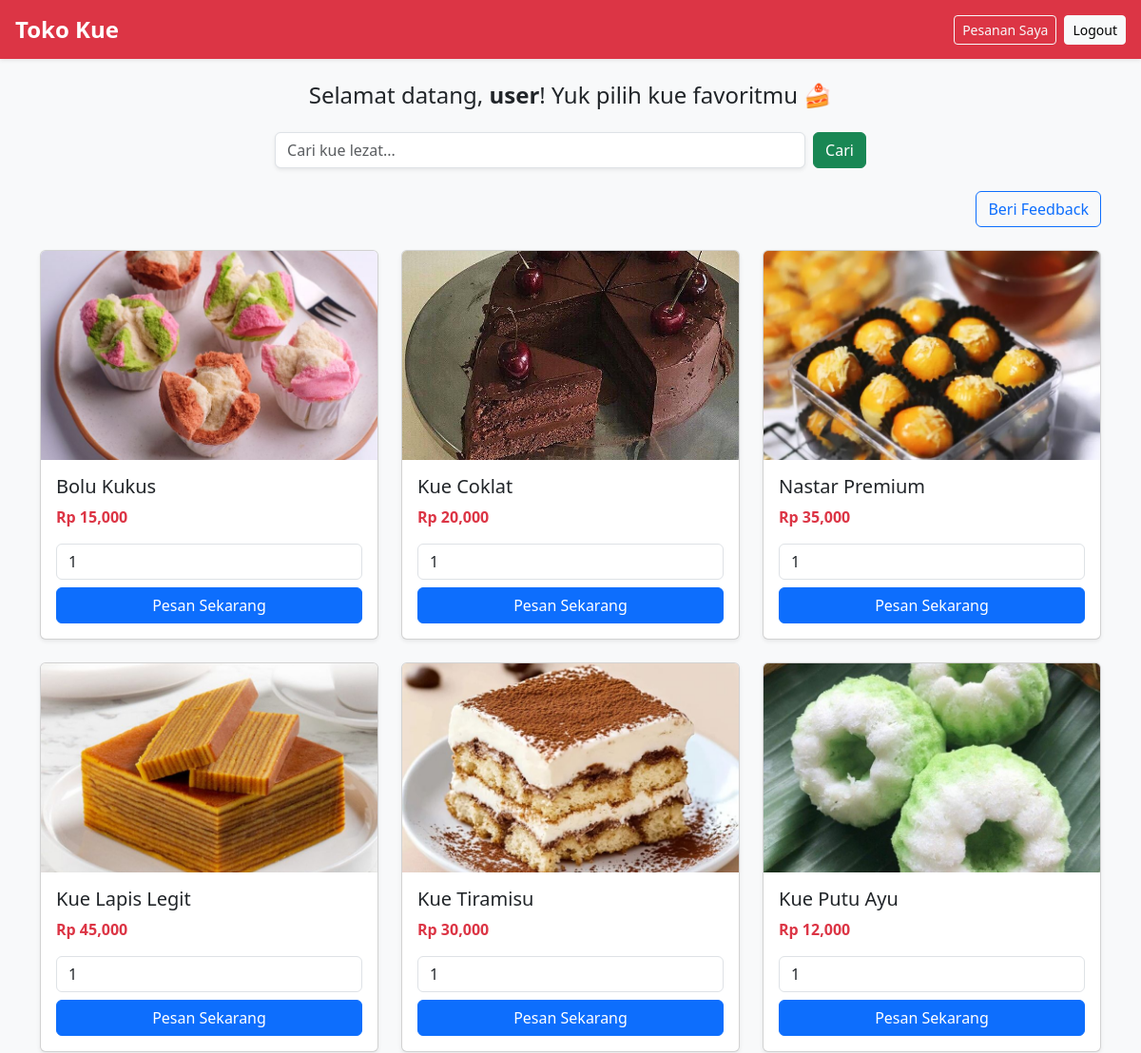
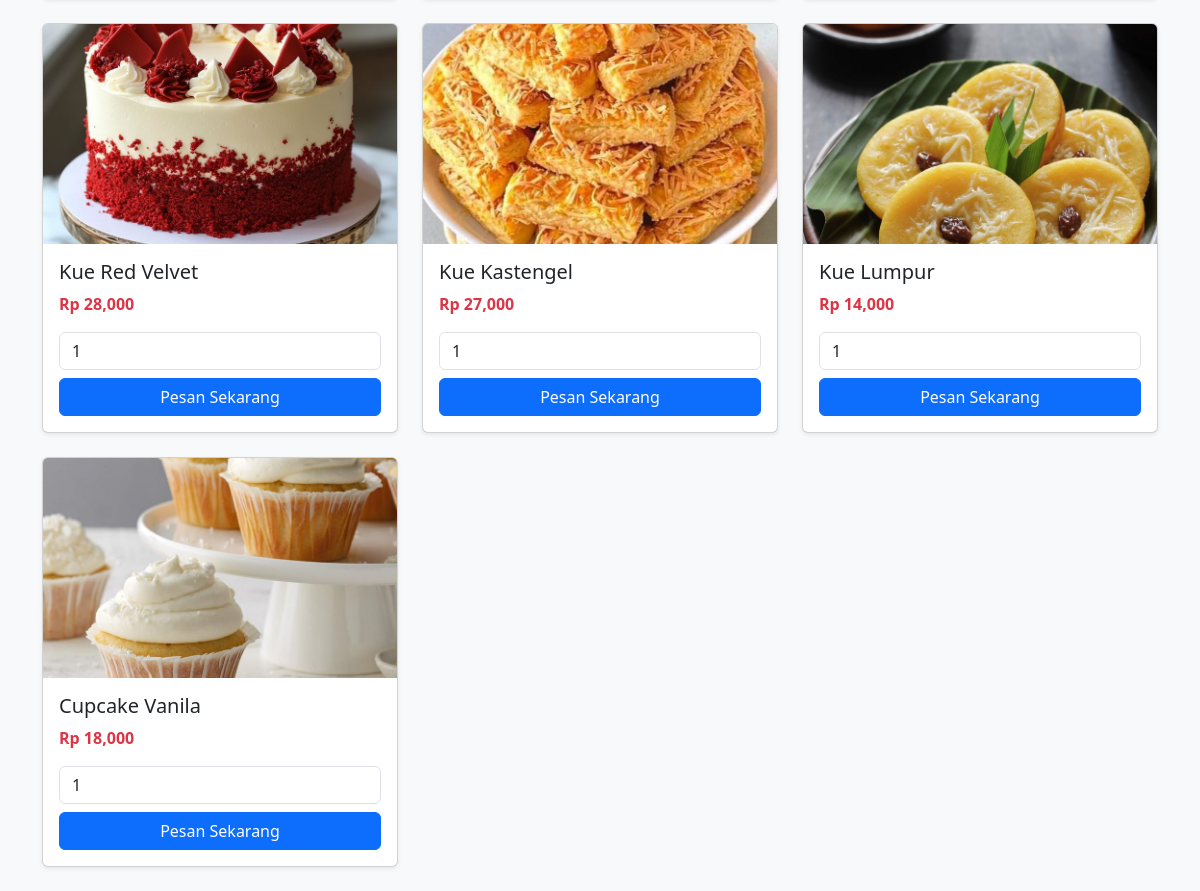
/user/katalog.php (signed in), run on the app's committed database (2 pictures, top to bottom).
### tables this page shows
CREATE TABLE `products` (
  `id` int(11) NOT NULL,
  `name` varchar(100) DEFAULT NULL,
  `description` text DEFAULT NULL,
  `price` decimal(10,2) DEFAULT NULL,
  `image` varchar(255) DEFAULT NULL
);

### user/katalog.php (the view, shortened to what this page needs)
<?php
include "../db.php";
$key = isset($_GET['key-search']) ? $_GET['key-search'] : '';
$query = "SELECT * FROM products WHERE name LIKE '%$key%'";
$produk = mysqli_query($conn, $query);
?>
<!DOCTYPE html>
<html lang="id">
<head>
    <link href="https://cdn.jsdelivr.net/npm/bootstrap@5.3.0/dist/css/bootstrap.min.css" rel="stylesheet">
</head>
<body>
<nav class="navbar navbar-expand-lg navbar-dark bg-danger px-3 shadow-sm">
    <a class="navbar-brand" href="#">Toko Kue</a>
    <div class="ms-auto d-flex gap-2">
        <a href="pesanan_saya.php" class="btn btn-outline-light btn-sm">Pesanan Saya</a>
        <a href="../logout.php" class="btn btn-light btn-sm">Logout</a>
    </div>
</nav>
<div class="container mt-4">
    <h4 class="mb-4 text-center">Selamat datang, <strong><?= $_SESSION['username']; ?></strong>! Yuk pilih kue favoritmu 🍰</h4>
    <form method="GET" class="d-flex mb-4 justify-content-center">
        <input type="text" name="key-search" class="form-control w-50 me-2 shadow-sm" placeholder="Cari kue lezat..." value="<?= htmlspecialchars($key); ?>">
        <button class="btn btn-success">Cari</button>
    </form>
<div class="text-end mt-3 mb-4">
    <a href="feedback.php" class="btn btn-outline-primary">Beri Feedback</a>
</div>
    <div class="row">
        <?php if (mysqli_num_rows($produk) > 0): ?>
            <?php while ($row = mysqli_fetch_assoc($produk)): ?>
                <div class="col-md-4 mb-4">
                    <div class="card h-100 shadow-sm">
                        <img src="../assets/img/<?= $row['image']; ?>" class="card-img-top" style="height:220px; object-fit:cover">
                        <div class="card-body">
                            <h5 class="card-title"><?= $row['name']; ?></h5>
                            <p class="card-text text-danger fw-semibold">Rp <?= number_format($row['price']); ?></p>
                            <form action="pesan.php" method="POST">
                                <input type="number" name="quantity" min="1" value="1" class="form-control mb-2" required>
                                <button class="btn btn-primary w-100">Pesan Sekarang</button>
                            </form>
                        </div>
                    </div>
                </div>
            <?php endwhile; ?>
        <?php else: ?>
            <div class="col-12 text-center">
                <div class="alert alert-warning">Produk tidak ditemukan.</div>
            </div>
        <?php endif; ?>
    </div>
</div>
</body>
</html>

### user/katalog.php (style rules this page uses)
body { background-color: #f8f9fa; }
.navbar-brand { font-weight: bold; font-size: 1.5rem; }

### data on the page
products: image (picture), name "Bolu Kukus", price "15,000"
products: image (picture), name "Kue Coklat", price "20,000"
products: image (picture), name "Nastar Premium", price "35,000"
products: image (picture), name "Kue Lapis Legit", price "45,000"
products: image (picture), name "Kue Tiramisu", price "30,000"
products: image (picture), name "Kue Putu Ayu", price "12,000"
products: image (picture), name "Kue Red Velvet", price "28,000"
products: image (picture), name "Kue Kastengel", price "27,000"
products: image (picture), name "Kue Lumpur", price "14,000"
products: image (picture), name "Cupcake Vanila", price "18,000"

### other printed values
$_SESSION['username'] "user"
